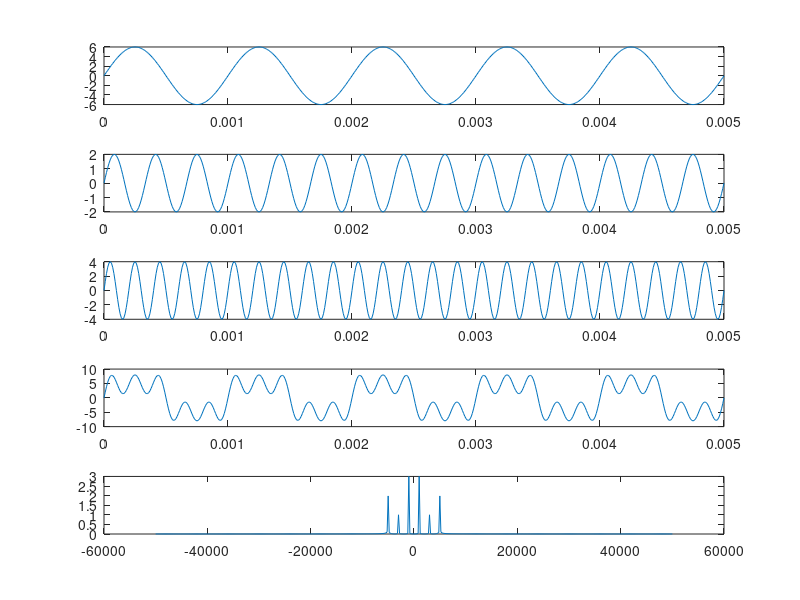
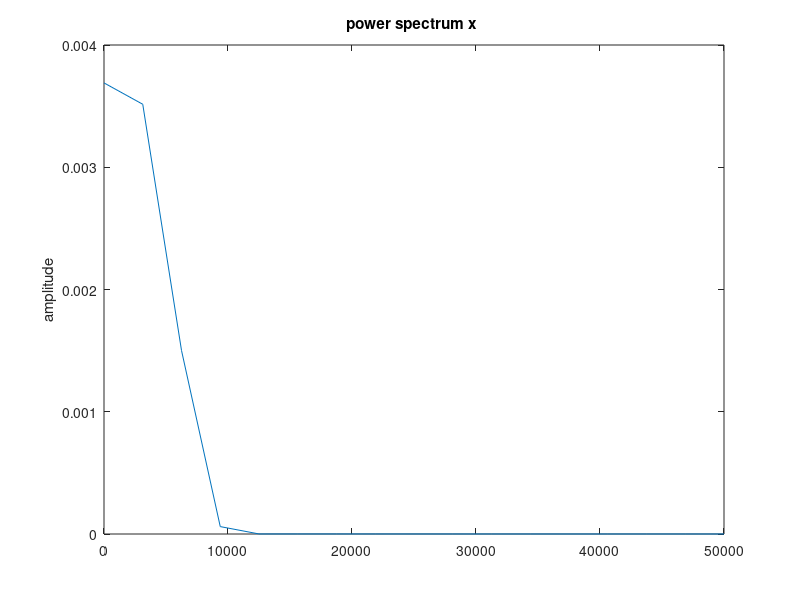

Write MATLAB code to recreate these figures, in order.
clear all;
clc;
close all;

fa = 100e3;
f1 = 1e3;
f2 = 3*f1;
f3 = 5*f1;
t = [0:1/fa:5*(1/1e3)];
f = [-fa/2:200:fa/2];

x1_t = 6*sin(2*pi*t*f1);
x2_t = 2*sin(2*pi*t*f2);
x3_t = 4*sin(2*pi*t*f3);
s_t = x1_t + x2_t + x3_t;
S_f = fft(s_t)/length(s_t);
S_f_shift = fftshift(S_f);

figure(1)
subplot(511)
plot(t, x1_t)
subplot(512)
plot(t, x2_t)
subplot(513)
plot(t, x3_t)
subplot(514)
plot(t, s_t)
subplot(515)
plot(f, abs(S_f_shift));

% Calculo da norma (media do vetor)
% Do ponto de vista geometrico, a norma ao quadrado representa energia do 
% sinal, que dividido pelo tempo, tempos potencia.
(norm(s_t)^2)/length(s_t)

figure(2)
pwelch(s_t, [], [], [], fa)

% outro exercicio:
filtro_pb = [zeros(1, 9500) ones(1, 1001) zeros(1, 9500)];
% sinal_out = abs(X_f_shift).*filtro_pb;
